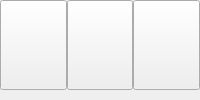
        <widget class="QWidget" name="menuButtons" native="true">
         <property name="sizePolicy">
          <sizepolicy hsizetype="Preferred" vsizetype="Preferred">
           <horstretch>0</horstretch>
           <verstretch>0</verstretch>
          </sizepolicy>
         </property>
         <property name="minimumSize">
          <size>
           <width>0</width>
           <height>50</height>
          </size>
         </property>
         <layout class="QHBoxLayout" name="horizontalLayout_2">
          <property name="spacing">
           <number>0</number>
          </property>
          <property name="leftMargin">
           <number>0</number>
          </property>
          <property name="topMargin">
           <number>0</number>
          </property>
          <property name="rightMargin">
           <number>0</number>
          </property>
          <property name="bottomMargin">
           <number>10</number>
          </property>
          <item>
           <widget class="QPushButton" name="settingBtn">
            <property name="sizePolicy">
             <sizepolicy hsizetype="Expanding" vsizetype="Expanding">
              <horstretch>0</horstretch>
              <verstretch>0</verstretch>
             </sizepolicy>
            </property>
            <property name="cursor">
             <cursorShape>PointingHandCursor</cursorShape>
            </property>
            <property name="text">
             <string/>
            </property>
            <property name="icon">
             <iconset resource="QSS/QSS_Resources.qrc">
              <normaloff>:/icons/Icons/settings.png</normaloff>:/icons/Icons/settings.png</iconset>
            </property>
            <property name="iconSize">
             <size>
              <width>55</width>
              <height>55</height>
             </size>
            </property>
           </widget>
          </item>
          <item>
           <widget class="QPushButton" name="homeBtn">
            <property name="sizePolicy">
             <sizepolicy hsizetype="Expanding" vsizetype="Expanding">
              <horstretch>0</horstretch>
              <verstretch>0</verstretch>
             </sizepolicy>
            </property>
            <property name="cursor">
             <cursorShape>PointingHandCursor</cursorShape>
            </property>
            <property name="text">
             <string/>
            </property>
            <property name="icon">
             <iconset resource="QSS/QSS_Resources.qrc">
              <normaloff>:/icons/Icons/home_focus.png</normaloff>:/icons/Icons/home_focus.png</iconset>
            </property>
            <property name="iconSize">
             <size>
              <width>60</width>
              <height>60</height>
             </size>
            </property>
           </widget>
          </item>
          <item>
           <widget class="QPushButton" name="logBtn">
            <property name="sizePolicy">
             <sizepolicy hsizetype="Expanding" vsizetype="Expanding">
              <horstretch>0</horstretch>
              <verstretch>0</verstretch>
             </sizepolicy>
            </property>
            <property name="cursor">
             <cursorShape>PointingHandCursor</cursorShape>
            </property>
            <property name="text">
             <string/>
            </property>
            <property name="icon">
             <iconset resource="QSS/QSS_Resources.qrc">
              <normaloff>:/icons/Icons/file.png</normaloff>:/icons/Icons/file.png</iconset>
            </property>
            <property name="iconSize">
             <size>
              <width>55</width>
              <height>55</height>
             </size>
            </property>
           </widget>
          </item>
         </layout>
        </widget>
